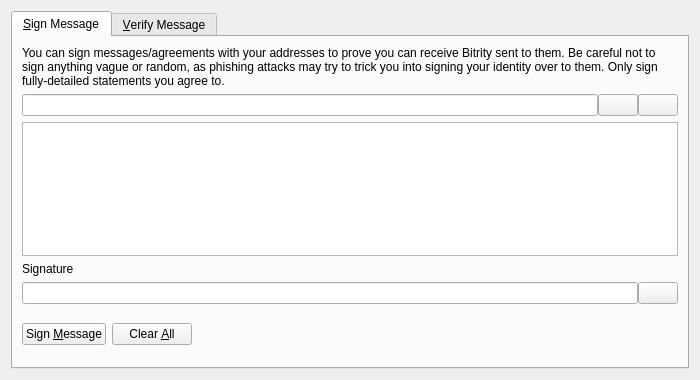
<?xml version="1.0" encoding="UTF-8"?>
<ui version="4.0">
 <class>SignVerifyMessageDialog</class>
 <widget class="QDialog" name="SignVerifyMessageDialog">
  <property name="geometry">
   <rect>
    <x>0</x>
    <y>0</y>
    <width>700</width>
    <height>380</height>
   </rect>
  </property>
  <property name="windowTitle">
   <string>Signatures - Sign / Verify a Message</string>
  </property>
  <property name="modal">
   <bool>true</bool>
  </property>
  <layout class="QVBoxLayout" name="verticalLayout">
   <item>
    <widget class="QTabWidget" name="tabWidget">
     <property name="currentIndex">
      <number>0</number>
     </property>
     <widget class="QWidget" name="tabSignMessage">
      <attribute name="title">
       <string>&amp;Sign Message</string>
      </attribute>
      <layout class="QVBoxLayout" name="verticalLayout_SM">
       <item>
        <widget class="QLabel" name="infoLabel_SM">
         <property name="text">
          <string>You can sign messages/agreements with your addresses to prove you can receive Bitrity sent to them. Be careful not to sign anything vague or random, as phishing attacks may try to trick you into signing your identity over to them. Only sign fully-detailed statements you agree to.</string>
         </property>
         <property name="textFormat">
          <enum>Qt::PlainText</enum>
         </property>
         <property name="wordWrap">
          <bool>true</bool>
         </property>
        </widget>
       </item>
       <item>
        <layout class="QHBoxLayout" name="horizontalLayout_1_SM">
         <property name="spacing">
          <number>0</number>
         </property>
         <item>
          <widget class="QValidatedLineEdit" name="addressIn_SM">
           <property name="toolTip">
            <string>The Bitrity address to sign the message with</string>
           </property>
          </widget>
         </item>
         <item>
          <widget class="QPushButton" name="addressBookButton_SM">
           <property name="toolTip">
            <string>Choose previously used address</string>
           </property>
           <property name="text">
            <string/>
           </property>
           <property name="shortcut">
            <string>Alt+A</string>
           </property>
           <property name="autoDefault">
            <bool>false</bool>
           </property>
          </widget>
         </item>
         <item>
          <widget class="QPushButton" name="pasteButton_SM">
           <property name="toolTip">
            <string>Paste address from clipboard</string>
           </property>
           <property name="text">
            <string/>
           </property>
           <property name="shortcut">
            <string>Alt+P</string>
           </property>
           <property name="autoDefault">
            <bool>false</bool>
           </property>
          </widget>
         </item>
        </layout>
       </item>
       <item>
        <widget class="QPlainTextEdit" name="messageIn_SM">
         <property name="toolTip">
          <string>Enter the message you want to sign here</string>
         </property>
        </widget>
       </item>
       <item>
        <widget class="QLabel" name="signatureLabel_SM">
         <property name="text">
          <string>Signature</string>
         </property>
         <property name="textFormat">
          <enum>Qt::PlainText</enum>
         </property>
        </widget>
       </item>
       <item>
        <layout class="QHBoxLayout" name="horizontalLayout_2_SM">
         <property name="spacing">
          <number>0</number>
         </property>
         <item>
          <widget class="QLineEdit" name="signatureOut_SM">
           <property name="font">
            <font>
             <italic>true</italic>
            </font>
           </property>
           <property name="readOnly">
            <bool>true</bool>
           </property>
          </widget>
         </item>
         <item>
          <widget class="QPushButton" name="copySignatureButton_SM">
           <property name="toolTip">
            <string>Copy the current signature to the system clipboard</string>
           </property>
           <property name="text">
            <string/>
           </property>
           <property name="autoDefault">
            <bool>false</bool>
           </property>
          </widget>
         </item>
        </layout>
       </item>
       <item>
        <layout class="QHBoxLayout" name="horizontalLayout_3_SM">
         <item>
          <widget class="QPushButton" name="signMessageButton_SM">
           <property name="toolTip">
            <string>Sign the message to prove you own this Bitrity address</string>
           </property>
           <property name="text">
            <string>Sign &amp;Message</string>
           </property>
           <property name="autoDefault">
            <bool>false</bool>
           </property>
          </widget>
         </item>
         <item>
          <widget class="QPushButton" name="clearButton_SM">
           <property name="toolTip">
            <string>Reset all sign message fields</string>
           </property>
           <property name="text">
            <string>Clear &amp;All</string>
           </property>
           <property name="autoDefault">
            <bool>false</bool>
           </property>
          </widget>
         </item>
         <item>
          <spacer name="horizontalSpacer_1_SM">
           <property name="orientation">
            <enum>Qt::Horizontal</enum>
           </property>
           <property name="sizeHint" stdset="0">
            <size>
             <width>40</width>
             <height>48</height>
            </size>
           </property>
          </spacer>
         </item>
         <item>
          <widget class="QLabel" name="statusLabel_SM">
           <property name="font">
            <font>
             <weight>75</weight>
             <bold>true</bold>
            </font>
           </property>
           <property name="text">
            <string/>
           </property>
           <property name="wordWrap">
            <bool>true</bool>
           </property>
          </widget>
         </item>
         <item>
          <spacer name="horizontalSpacer_2_SM">
           <property name="orientation">
            <enum>Qt::Horizontal</enum>
           </property>
           <property name="sizeHint" stdset="0">
            <size>
             <width>40</width>
             <height>48</height>
            </size>
           </property>
          </spacer>
         </item>
        </layout>
       </item>
      </layout>
     </widget>
     <widget class="QWidget" name="tabVerifyMessage">
      <attribute name="title">
       <string>&amp;Verify Message</string>
      </attribute>
      <layout class="QVBoxLayout" name="verticalLayout_VM">
       <item>
        <widget class="QLabel" name="infoLabel_VM">
         <property name="text">
          <string>Enter the receiver's address, message (ensure you copy line breaks, spaces, tabs, etc. exactly) and signature below to verify the message. Be careful not to read more into the signature than what is in the signed message itself, to avoid being tricked by a man-in-the-middle attack. Note that this only proves the signing party receives with the address, it cannot prove sendership of any transaction!</string>
         </property>
         <property name="textFormat">
          <enum>Qt::PlainText</enum>
         </property>
         <property name="alignment">
          <set>Qt::AlignLeading|Qt::AlignLeft|Qt::AlignTop</set>
         </property>
         <property name="wordWrap">
          <bool>true</bool>
         </property>
        </widget>
       </item>
       <item>
        <layout class="QHBoxLayout" name="horizontalLayout_1_VM">
         <property name="spacing">
          <number>0</number>
         </property>
         <item>
          <widget class="QValidatedLineEdit" name="addressIn_VM">
           <property name="toolTip">
            <string>The Bitrity address the message was signed with</string>
           </property>
          </widget>
         </item>
         <item>
          <widget class="QPushButton" name="addressBookButton_VM">
           <property name="toolTip">
            <string>Choose previously used address</string>
           </property>
           <property name="text">
            <string/>
           </property>
           <property name="shortcut">
            <string>Alt+A</string>
           </property>
           <property name="autoDefault">
            <bool>false</bool>
           </property>
          </widget>
         </item>
        </layout>
       </item>
       <item>
        <widget class="QPlainTextEdit" name="messageIn_VM"/>
       </item>
       <item>
        <widget class="QValidatedLineEdit" name="signatureIn_VM"/>
       </item>
       <item>
        <layout class="QHBoxLayout" name="horizontalLayout_2_VM">
         <item>
          <widget class="QPushButton" name="verifyMessageButton_VM">
           <property name="toolTip">
            <string>Verify the message to ensure it was signed with the specified Bitrity address</string>
           </property>
           <property name="text">
            <string>Verify &amp;Message</string>
           </property>
           <property name="autoDefault">
            <bool>false</bool>
           </property>
          </widget>
         </item>
         <item>
          <widget class="QPushButton" name="clearButton_VM">
           <property name="toolTip">
            <string>Reset all verify message fields</string>
           </property>
           <property name="text">
            <string>Clear &amp;All</string>
           </property>
           <property name="autoDefault">
            <bool>false</bool>
           </property>
          </widget>
         </item>
         <item>
          <spacer name="horizontalSpacer_1_VM">
           <property name="orientation">
            <enum>Qt::Horizontal</enum>
           </property>
           <property name="sizeHint" stdset="0">
            <size>
             <width>40</width>
             <height>48</height>
            </size>
           </property>
          </spacer>
         </item>
         <item>
          <widget class="QLabel" name="statusLabel_VM">
           <property name="font">
            <font>
             <weight>75</weight>
             <bold>true</bold>
            </font>
           </property>
           <property name="text">
            <string/>
           </property>
           <property name="wordWrap">
            <bool>true</bool>
           </property>
          </widget>
         </item>
         <item>
          <spacer name="horizontalSpacer_2_VM">
           <property name="orientation">
            <enum>Qt::Horizontal</enum>
           </property>
           <property name="sizeHint" stdset="0">
            <size>
             <width>40</width>
             <height>48</height>
            </size>
           </property>
          </spacer>
         </item>
        </layout>
       </item>
      </layout>
     </widget>
    </widget>
   </item>
  </layout>
 </widget>
 <customwidgets>
  <customwidget>
   <class>QValidatedLineEdit</class>
   <extends>QLineEdit</extends>
   <header>qvalidatedlineedit.h</header>
  </customwidget>
 </customwidgets>
 <resources>
  <include location="../bitrity.qrc"/>
 </resources>
 <connections/>
</ui>
